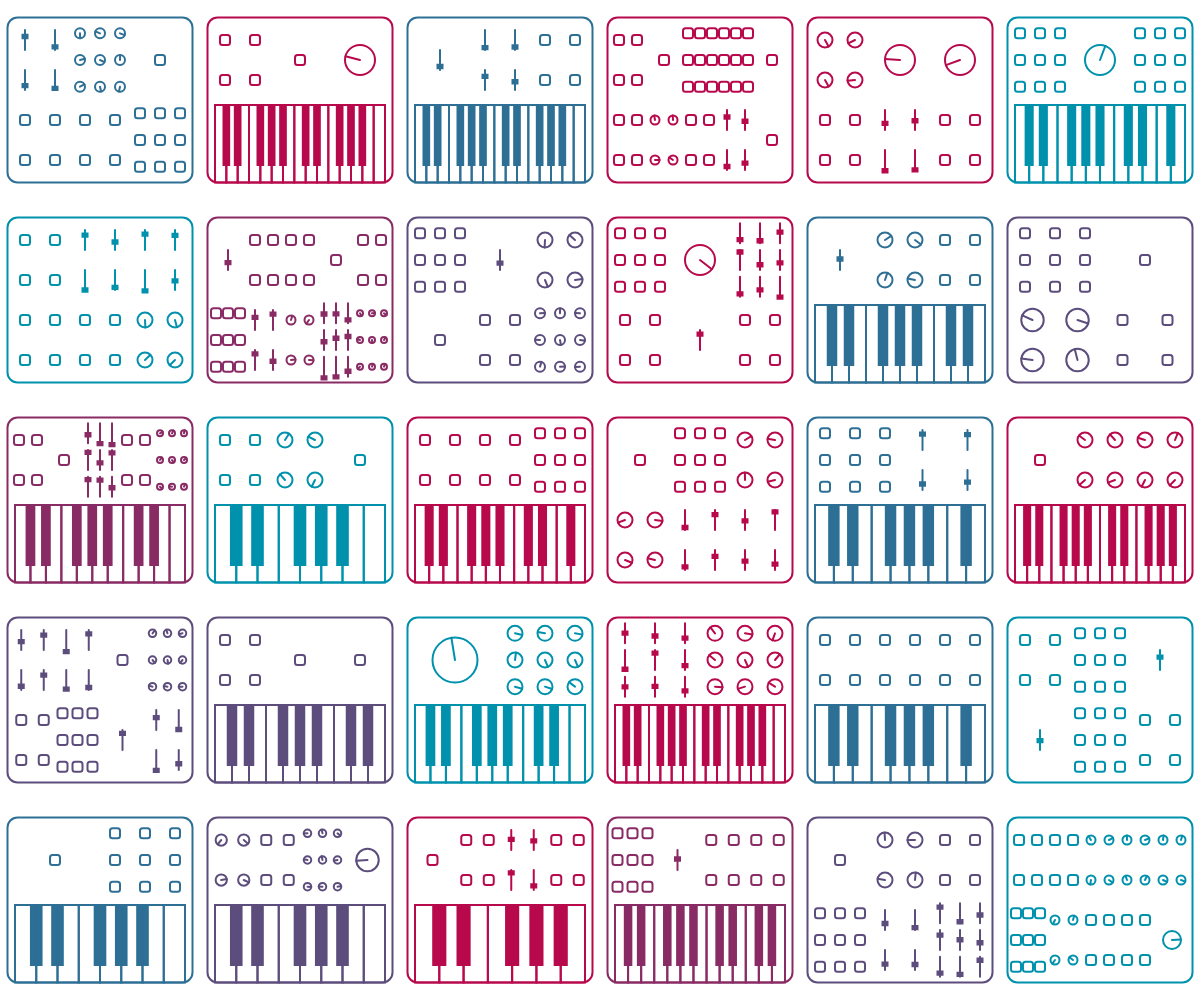
Frame 1 (no input)
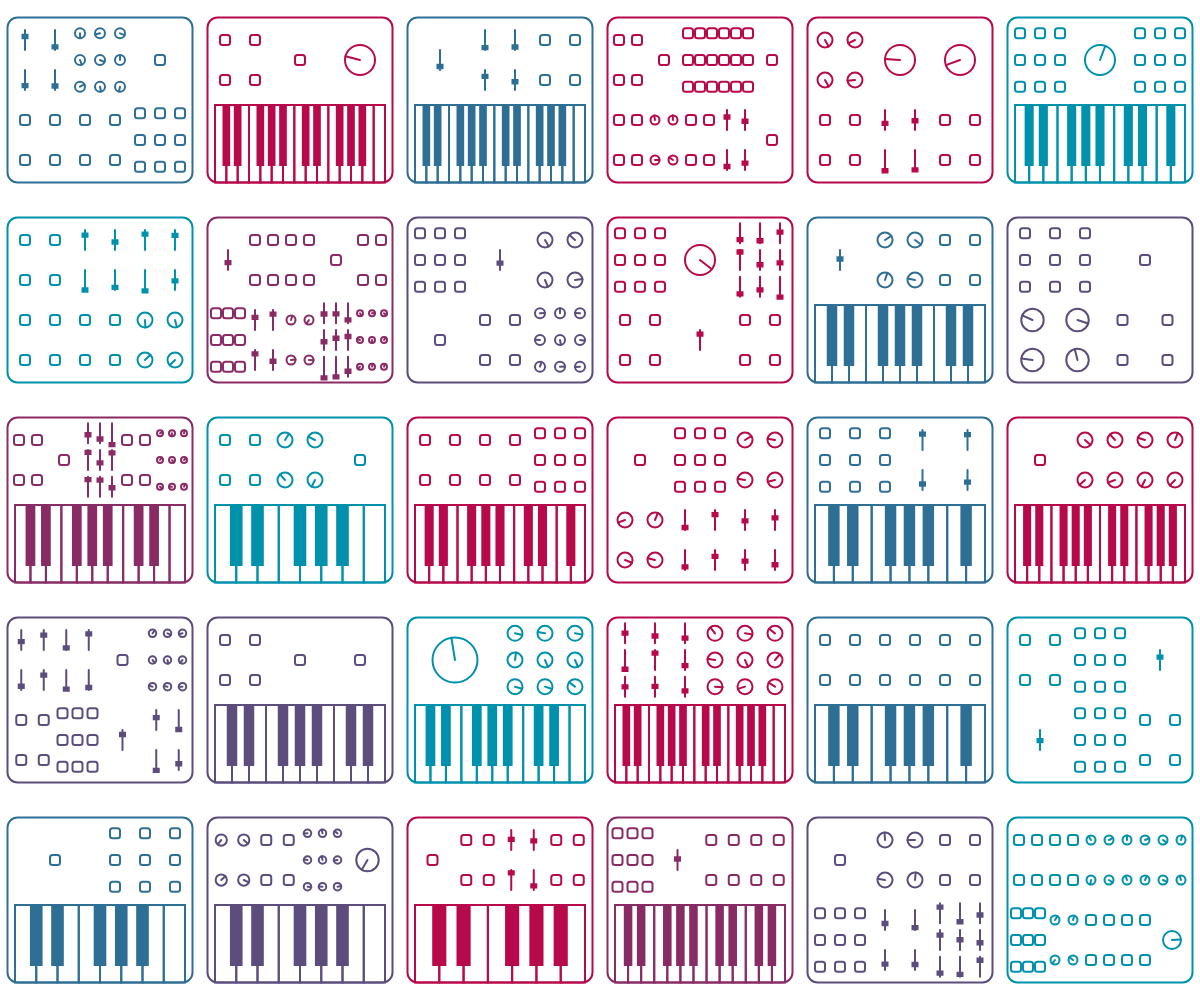
Frame 60 (no input)
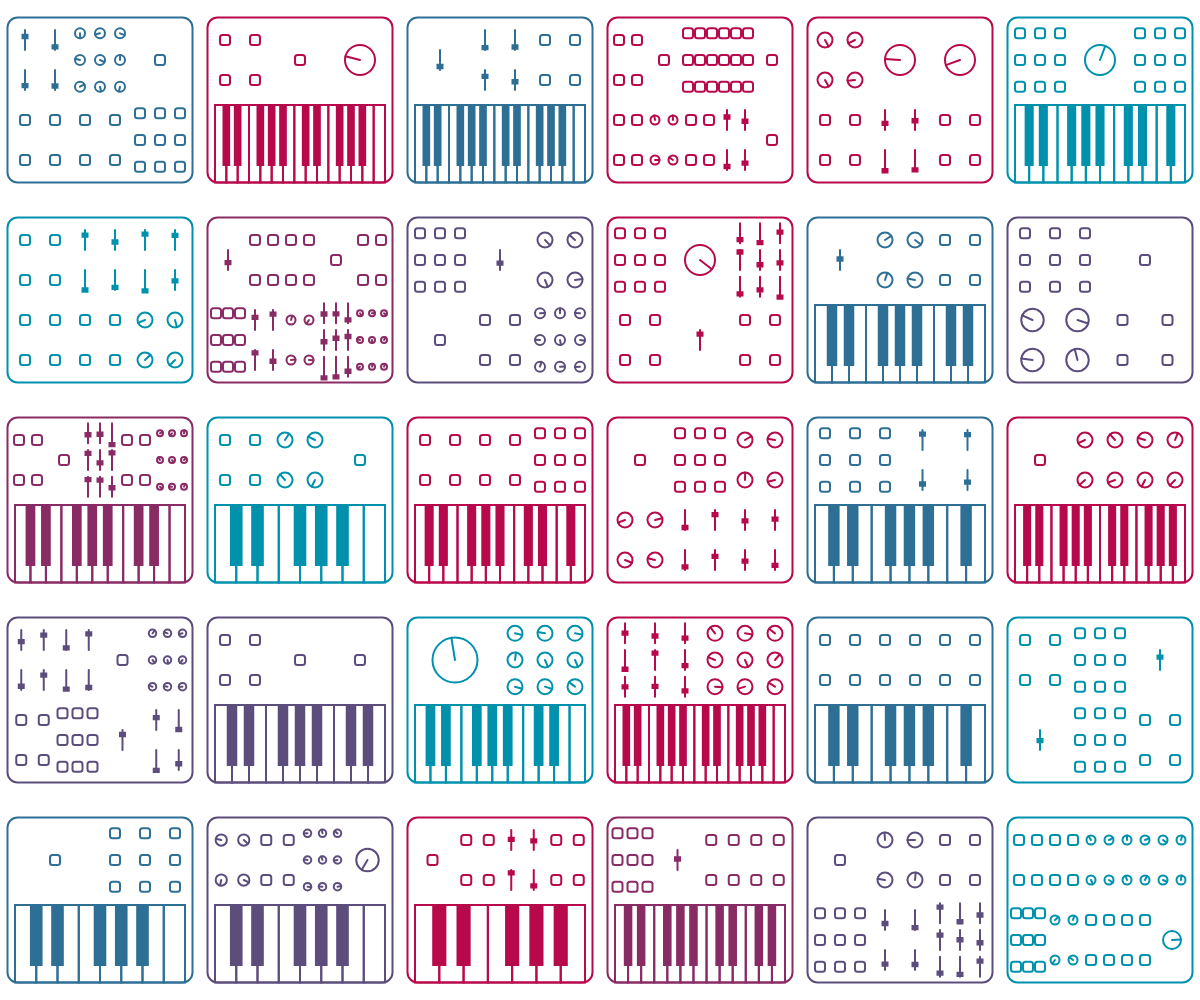
Frame 120 (the mouse pressed at the canvas centre since frame 60)

The p5.js sketch that drew these frames (run headless with seeded random() and noise() and a simulated clock; from frame 60 on, the mouse is pressed at the canvas centre):

// p5.js sketch
// ── sketch.js
let synthesizers = []

function setup() {
  createCanvas(windowWidth,windowHeight);
  strokeWeight(2)

  // Phänomene generieren, in Raster positioniert.
  for (let i = 0; i < windowWidth; i += synthSize) {
    for (let j = 0; j < windowHeight; j += synthSize) {
      synthesizers.push(new Synthesizer(i, j, synthSize))
    }
  }
  // Sollen die Phänomene in einem Raster stehen?
  // Bewegen sich die Phänomene?
}

function draw() {
  background(255)
  for (let synth of synthesizers) {
    synth.show()
  }
}
// ── classes.js
let synthSize = 200;

let rectSize = synthSize / 20;
let faderSize = synthSize/20;
let border = synthSize/20;
let minCD = 500;
let maxCD = 1000;
let blackKeys = [0,1,3,4,5,7,8,10,11,12];
let colors = ["#B7094C","#892B64","#5C4D7D","#2E6F95","#0091AD"];

class Synthesizer { //
  constructor(posX, posY, size) {
    this.pos = {x: posX + border, y: posY + 2*border};
    this.size = {x: size - 2*border, y: size - 4*border};
    this.color = random(colors);
    this.numAreas = round(random(2,5));
    this.hasKeys = random() < 0.6 ? true : false;
    this.numKeys = round(random(7,15));
    this.keySize = (this.size.y + border) / this.numKeys;
    this.areas = [];
    this.areaSize = {x: this.size.x/this.numAreas, y:  this.size.y / 2};
    for (let i = 0; i < this.size.x; i += this.areaSize.x) {
      this.areas.push(new Area(i, 0, this.areaSize.x, this.areaSize.y, this.color));
      if (!this.hasKeys) {
        this.areas.push(new Area(i, this.size.y / 2, this.areaSize.x, this.areaSize.y, this.color));
      }
    }
  }
  show() {
    // Umrandung Zeichnen
    noFill();
    stroke(this.color)
    rect(
      this.pos.x - border/4, this.pos.y - border/4, 
      this.size.x + border/2, this.size.y + border/2, 10
      );

    //Tasten Zeichnen  
    if (this.hasKeys){
      noFill();
      for (let i = 0; i < this.numKeys; i++) {
        rect(
          this.pos.x + border/2 + i*this.keySize,
          this.pos.y + this.size.y/2 + border/2,
          this.keySize,this.size.y/2 - border/4
          )
        if (blackKeys.includes(i) && i < this.numKeys - 1){
          fill(this.color);
          rect(
            this.pos.x + border/2 + (i+0.5)*this.keySize + this.keySize*0.25,
            this.pos.y + this.size.y/2 + border/2,
            this.keySize * 0.5, this.size.y/2 - 2*border
          )
          noFill();

        }

      }
    }
    // Areas zeichnen
    push();
    translate(this.pos.x, this.pos.y);
    for (let area of this.areas) {
      area.show();
    }
    pop();
  }
}

class Area {
  constructor(posX, posY, sizeX, sizeY, color) {
    this.pos = {x: posX, y: posY};
    this.size = {x: sizeX, y: sizeY };
    this.color = color;
    this.type = round(random(1,3))
    this.numControllers = round(random(1,3));
    this.controllerSize = {
      x: this.size.x / this.numControllers,
      y: this.size.y / this.numControllers
    }
    this.controllers = [];
    for (let i = 0; i < this.numControllers; i++) {
      for (let j = 0; j < this.numControllers; j++) {
        let x = i * this.controllerSize.x + this.size.x / this.numControllers / 2
        let y = j * this.controllerSize.y + this.size.y / this.numControllers / 2
        this.controllers.push(new Controller(x, y, this.controllerSize.x, this.color, this.type, random(-1,1)))
      }
    }

  }
  show() {
    noFill();
    // Controller zeichnen
    push();
    translate(this.pos.x, this.pos.y);
    for (let controller of this.controllers) {
      controller.show();
      controller.updatePosition();
    }
    pop();
  }
}

class Controller {
  constructor(posX, posY, size, color, type, value) {
    this.pos = {x: posX, y: posY};
    this.size = size/2;
    this.type = type;
    this.color = color;
    this.value = value; // value geht von -1 bis 1
    this.paused = random() < 0.9 ? true: false;
    this.speed = random(-0.02,.02);
    this.countdown = random (100,maxCD);
  }
  show() {
    if (this.type == 1) {
      // KNOBS
      let knobPos = this.value * TAU;
      ellipseMode(CENTER)
      ellipse(this.pos.x, this.pos.y, this.size, this.size) 
      line(
        this.pos.x, this.pos.y,
        this.pos.x + cos(knobPos)*this.size/2,
        this.pos.y + sin(knobPos)*this.size/2
        )
    } else if (this.type == 2) { 
      // BUTTONS
      rectMode(CENTER)
      rect(this.pos.x, this.pos.y, rectSize, rectSize, rectSize/4) 
    } else {
      // FADERS
      let faderPos = this.pos.y + this.value*faderSize;
      line(
        this.pos.x, this.pos.y - faderSize,
        this.pos.x, this.pos.y + faderSize
        )
      fill(this.color)
      rect(
        this.pos.x-faderSize/4, faderPos, 
        faderSize/2, faderSize/3)
    }

  }
  updatePosition(){
    if (this.countdown < 0){
      this.paused = !this.paused;
      this.countdown = random (minCD,maxCD);
    }
    if (!this.paused){
      this.move()
      this.countdown -= 4;
    }
    this.countdown -= 1;
  }
  move(){
    if (this.value > 1 || this.value < -1){
      this.speed = -this.speed;
    }
    this.value += this.speed;
    if (random() < 0.001) {
      this.speed = -this.speed;
    }
  }
}
